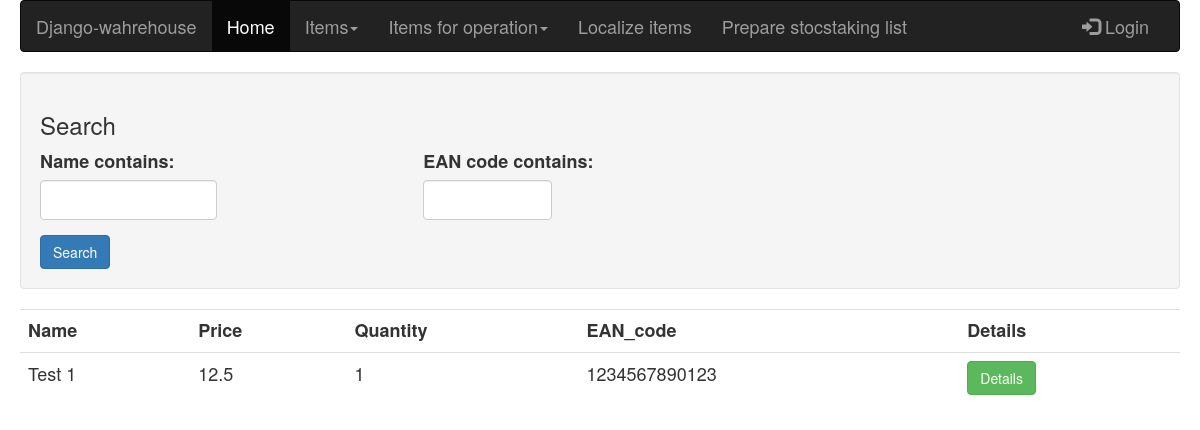
/warehouse/finishedproduct/search/, run on an earlier commit of the app's database.
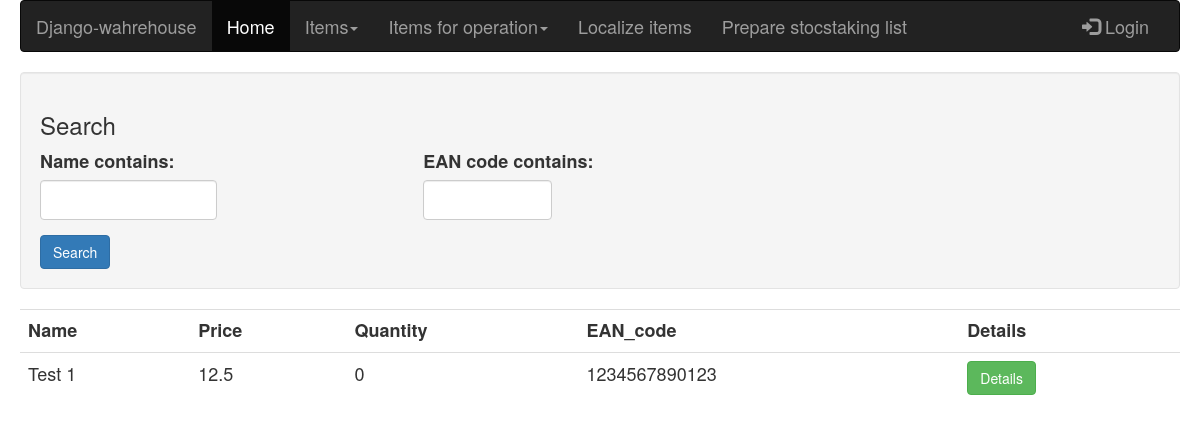
And on a later commit of the database.
### warehouse/models.py (models this page shows, shortened)
class FinishedProduct(models.Model):
    name = models.CharField(max_length=255)
    slug = models.SlugField(blank=True)
    price = models.FloatField()
    quantity = models.PositiveIntegerField(default=0)
    EAN_code = models.CharField(max_length=13, default=0)

### warehouse/views.py (the view)
def search_finished_product_view(request):
    product_list = FinishedProduct.objects.all()
    product_filter = FinishedProductFilter(request.GET, queryset=product_list)
    return render(request, 'products_html/finished_product_search.html', {'filter': product_filter})

### warehouse/templates/products_html/finished_product_search.html (shortened to what this page needs)
{% extends "base.html" %}
{% load widget_tweaks %}
{% block content %}
<form method="get">
<div class="well">
    <h3>Search</h3>
    <div class="row">
        <div class="form-group col-sm-4 com-md-3">
            {{ filter.form.name.label_tag }}
            {% render_field filter.form.name class="form-control" %}
        </div>
        <div class="form-group col-sm-4 col-md-3">
            {{ filter.form.EAN_code.label_tag }}
            {% render_field filter.form.EAN_code class="form-control" %}
        </div>
    </div>
    <input class="btn btn-primary" type="submit" value="Search">
</div>
</form>
<table class="table table-hover">
    <tr>
        <th>Name</th>
        <th>Price</th>
        <th>Quantity</th>
        <th>EAN_code</th>
        <th>Details</th>
    </tr>
    {% for item in filter.qs %}
    <tr>
        <td>{{ item.name }}</td>
        <td>{{ item.price }}</td>
        <td>{{ item.quantity }}</td>
        <td>{{ item.EAN_code }}</td>
        <td><input class="btn btn-success" type="button" value="Details"
                   onclick="location.href='{% url 'finished_item_details' item.slug %}'"></td>
    </tr>
    {% endfor %}
</table>
{% endblock %}

What changed in the data, as far as the page shows it:
changed FinishedProduct "Test 1": quantity "1" → "0"
